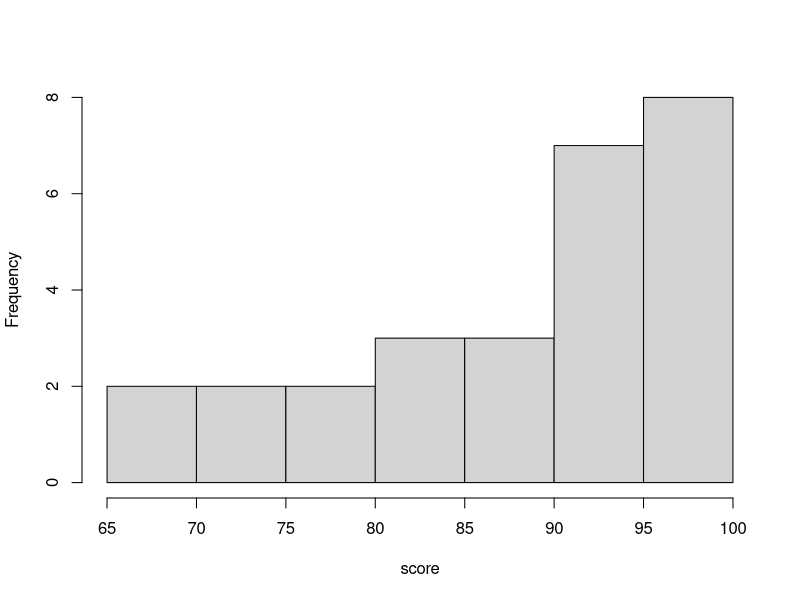
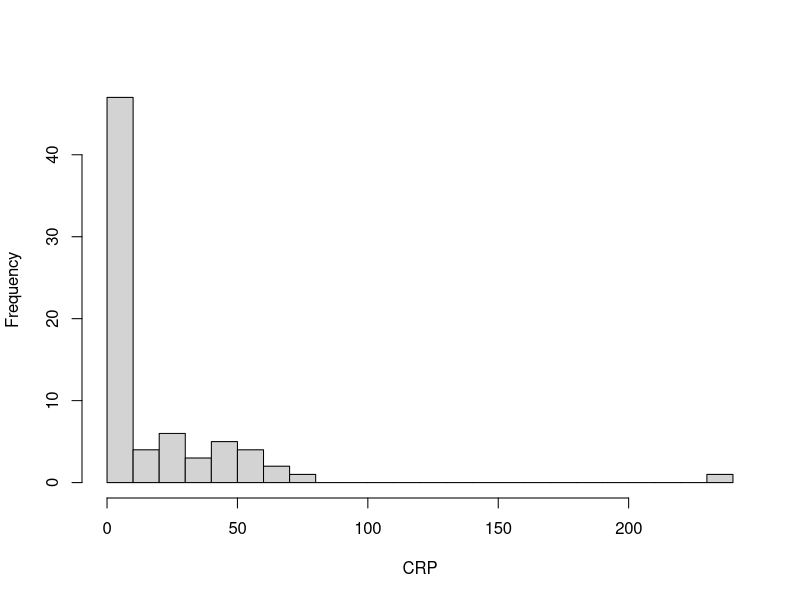
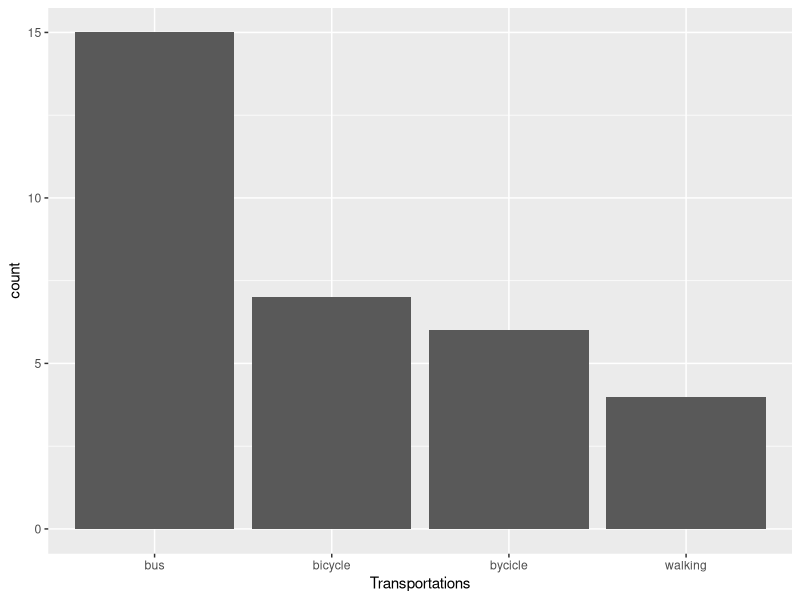
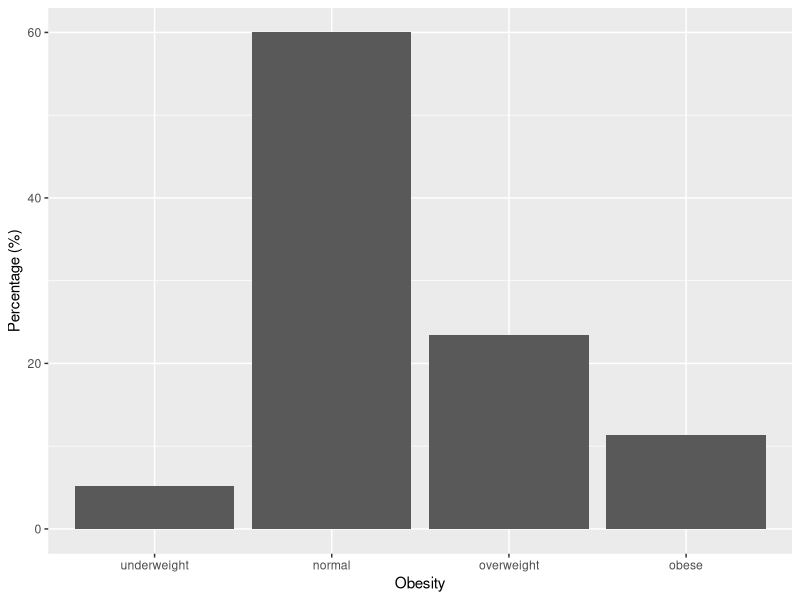
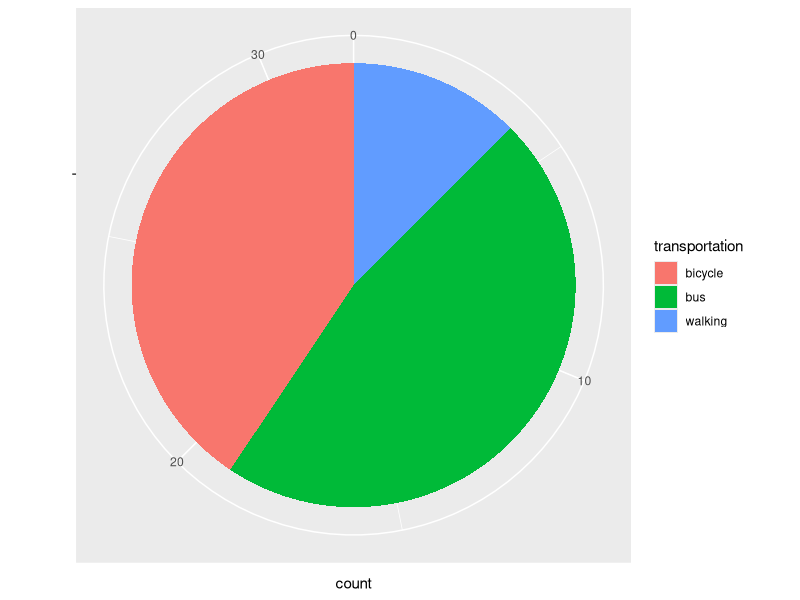
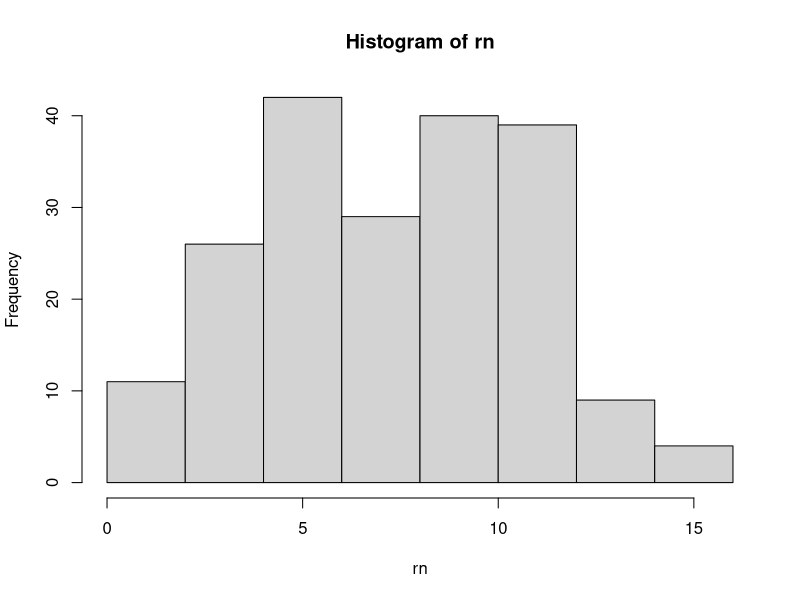
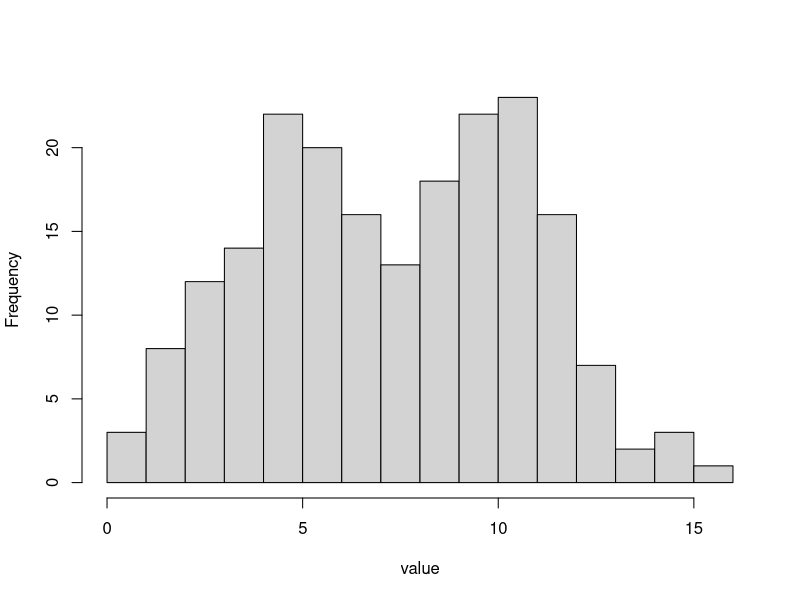
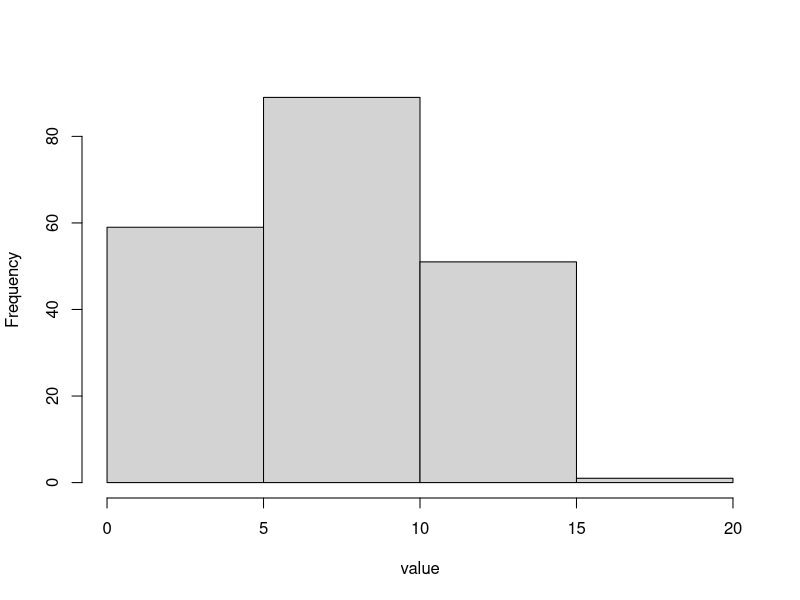

Generate these figures, in order, with R:
## ---- chunk 1
score <- c(65, 75, 85, 95, 100, 70, 80, 90, 95, 100, 75, 85, 95, 100, 80, 90, 95, 100, 85, 95, 100, 90, 95, 100, 95, 100, 100)
hist(score, main="")

## ---- chunk 2
rv <- c(0.8, 0.9, 1.0, 1.1, 1.2, 1.3, 1.4, 1.5, 1.6, 1.7, 1.8, 1.9, 2.0, 2.1, 2.2, 2.3, 2.4, 2.5, 2.6, 2.7, 2.8, 2.9, 3.0, 3.1, 3.2, 3.3, 3.4, 3.5, 3.6, 3.7, 3.8, 3.9, 4.0, 4.1, 4.2, 4.3, 4.4, 4.5, 4.6, 4.7, 4.8, 4.9, 5.0, 5.1, 5.2, 5.3, 5.4, 14, 17, 18, 19, 21, 21, 23, 25, 27, 28, 32, 34, 36, 41, 42, 44, 48, 49, 51, 54, 59, 60, 61, 62, 80, 240)
hist(rv, main="",xlab="CRP", breaks=20)

## ---- chunk 3
# Install forcats if not already installed
# install.packages("forcats")

# Load libraries
library(ggplot2)
library(forcats)


# Data
transp <- c("bycicle", "bus", "bus", "walking", "bus", "bycicle", "bycicle",
            "bus", "bus", "bus" , "bycicle", "bus", "bycicle", "bycicle", 
            "walking", "bus", "bus", "bicycle", "bicycle", "walking", "walking",
            "bicycle", "bus", "bus", "bus", "bus", "bicycle", "bus", "bus",
            "bicycle", "bicycle", "bicycle")
dat1 <- data.frame(transp)

# Graph
# ggplot() initializes the plot object; data=dat1 specifies the data source
ggplot(data=dat1) +
  # geom_bar() adds a bar layer; mapping=aes() defines how data maps to visuals
  # fct_infreq(transp) reorders the categories of 'transp' by their frequency
  # geom_bar(mapping=aes(x=(transp))) +
  geom_bar(mapping=aes(x=fct_infreq(transp))) +
  # xlab() sets the label for the x-axis
  xlab("Transportations")

## ---- chunk 4
library(ggplot2)

## factor : 순서형 범주형 변수로 인식, levels로 순서 지정
obesity <- factor(c("underweight", "normal", "overweight", "obese"),
                  levels = c("underweight", "normal", "overweight", "obese"))
count <- c(6, 69, 27, 13) # 빈도수
perc <- count/sum(count) * 100 # 백분율 계산
dat2 <- data.frame(obesity, count, perc)

# Graph
## stat="identity" : y축 값을 그대로 사용
## geom_bar()의 기본값은 stat="count"
## geom_col()은 stat="identity"가 기본값
ggplot(data=dat2) +
    geom_bar(mapping=aes(x=obesity, y=perc), stat="identity") +
    xlab("Obesity") +
    ylab("Percentage (%)")

## ---- chunk 5
# Install forcats if not already installed
# install.packages("forcats")

# Load libraries
library(ggplot2)
library(forcats)



# Data
transp <- c("bycicle", "bus", "bus", "walking", "bus", "bycicle", "bycicle",
            "bus", "bus", "bus" , "bycicle", "bus", "bycicle", "bycicle", 
            "walking", "bus", "bus", "bicycle", "bicycle", "walking", "walking",
            "bicycle", "bus", "bus", "bus", "bus", "bicycle", "bus", "bus",
            "bicycle", "bicycle", "bicycle")

table(transp)
dat3 <- data.frame(transportation=c("bus", "bicycle", "walking"), count=c(15, 13, 4))

# Graph

ggplot(data=dat3) +
  geom_bar(mapping=aes(x="", y=count, fill=transportation), stat="identity") +
  coord_polar("y", start=0) +
  xlab("")

## ---- chunk 6
set.seed(2021)
rn <- c(rnorm(100, 5, 2), rnorm(100, 10, 2))

hist(rn)
hist(rn, breaks=20, main="", xlab="value")
hist(rn, breaks=5, main="", xlab="value")
## ---- chunk 7
age <- c(57, 61, 47, 57, 48, 58, 57, 61, 64, 58, 68, 51)

m.age <- mean(age)
par(xpd=TRUE)
stripchart(age, axes=F, pch=19, xlim=c(45, 70), method="stack", offset=5, cex=1.5)
axis(1, at=seq(45, 70, 5))
points(m.age -5, pch=17, cex=2, col="blue")
## ---- chunk 8

age <- c(57, 61, 47, 57, 48, 58, 57, 61, 54, 50, 68, 51)
boxplot(age, ylab="Age")

## ---- chunk 9
member <- c(92, 107, 180, 90, 78, 91, 102, 88, 106, 125, 95, 102, 162)
boxplot(member, ylab="Number of board members")
